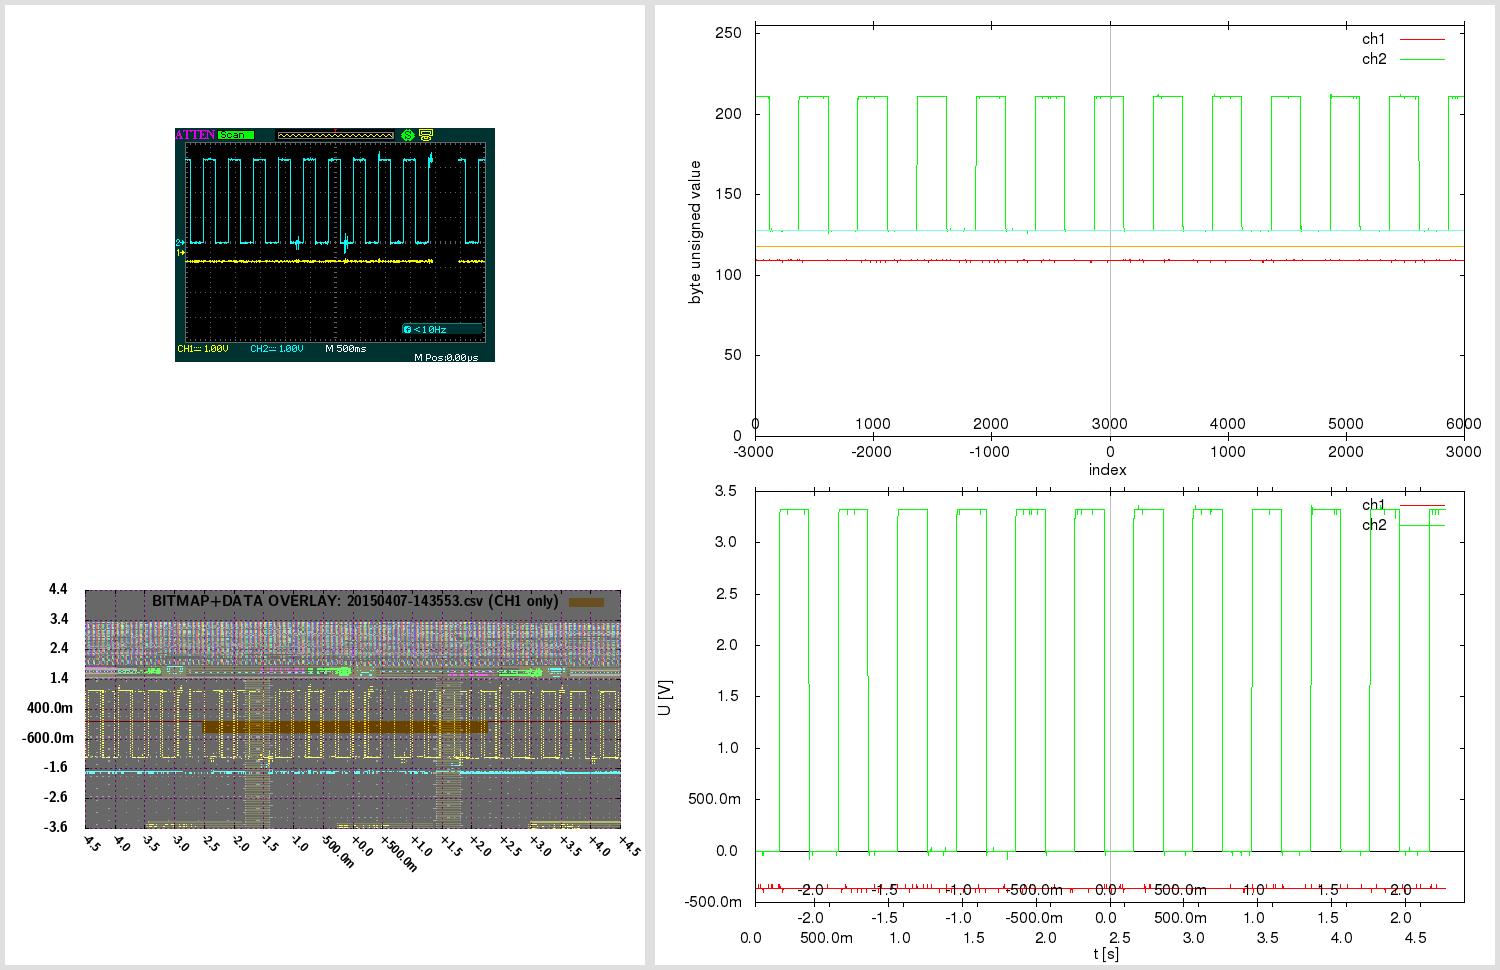

Reproduce this figure in gnuplot.

# 20150407-143553.gnuplot [generated by /home/warreee/attenload/adsparse-wave.pl]
# single gnuplot file, with two potentially independent scripts
# generates three plots: one based on integer, other based on real (SI) values
# and one bitmap overlay - and then montages them using ImageMagick

# attengrab .csv can just be centered (over t)
# -> the x=0 (t=0) will correspond to scope center
# (but .DAV/.CSV will also need extra sample alignment)

# in Linux, to see available fonts, do:
# fc-list --verbose | grep 'fullname:' | less
# the two fonts used here:
# LMSansDemiCond10-Regular or "Latin Modern Sans Demi Cond"; and Helvetica
# Helvetica doesn't even get reported on my system:
# $ fc-list --verbose | grep 'fullname:' | grep -i 'Helvetica\|Demi Cond'
#	fullname: "LM Sans Demi Cond 10 Regular"(s) "LMSansDemiCond10-Regular"(s)


print "Gnuplotting..."

## "master settings" (shared between both parts of script)

# line color - specified by linestyles
set style line 1 linetype 1 linecolor rgb "red"
set style line 2 linetype 1 linecolor rgb "green"
set style line 3 linetype 1 linecolor rgb "orange"
set style line 4 linetype 1 linecolor rgb "aquamarine"
set style line 5 linetype -1 linecolor rgb "black"
set style line 6 linetype -1 linecolor rgb "gray"
set style line 7 linetype 1 linecolor rgb "blue"


# VARIABLES ########### ########### ###########

fnbase="20150407-143553"
fn_bmp = fnbase . ".bmp"
fn_pngr = fnbase . "_r.png"
fn_pngi = fnbase . "_i.png"
fn_pngov = fnbase . "_ov.png"
fn_pngt = fnbase . "_tmp.png"
fn_pngo = fnbase . ".png"

# scope screen(shot) properties
tdiv = 0.5          # T/DIV (50e-9)
toffs = 0        # time offset (scope) (200e-9)
vdiv1 = 1        # V/DIV CH1 (500e-3)
vdiv2 = 1         # V/DIV CH2 (50e-3)
voffs1 = -0.4         # volt offset CH1 (-1.5)
voffs2 = 0       # volt offset CH2 (100e-3)
sampintp  = 0.0008    # (500e-12)
sampintf  = 1/sampintp
sratacqf  = 5000      # (250e6)
sratacqp  = 1/sratacqf
#osf = 1.00    # oversample factor (multiplies .CSV and .DAV time domain) # unused here
adsFactor = 1.28

# (edges of current capture and divisions)
scope_hdiv=18
scope_vdiv=8
# enforce floating point (see below)
scope_trange = scope_hdiv*tdiv*1.0    # (900e-9)
scope_left=toffs-(scope_trange/2)     # (-250e-9)
scope_right=toffs+(scope_trange/2)    # (650e-9)
scope_bottom=-voffs1-(scope_vdiv*vdiv1/2) # -500e-3
scope_top=-voffs1+(scope_vdiv*vdiv1/2)    # 3.5

totalch1Vspan=scope_vdiv*vdiv1
totalch2Vspan=scope_vdiv*vdiv2
ch1Vcoeff = adsFactor*totalch1Vspan/(2**8)
ch2Vcoeff = adsFactor*totalch2Vspan/(2**8)

voffs1int = voffs1/ch1Vcoeff  # -10
voffs2int = voffs2/ch2Vcoeff  # 0

acsv_fn = fnbase . '.csv' # '20130020-013902.csv' # from attenload tmp_wav
acsz=6000         # tmp_wav/.csv size (900)
fts=0.0008         # final timestep (sampling period)
# here scope_trange could be 18*1, with acsz 16000;
# if as integer, 18/16000 would be 0 - enforce floating point
# above enforcing scope_trange to float doesn't work,
# must again here:
tdivp = 1.0*scope_trange/acsz   # sampling rate, based on scope range and numsamples in tmp (1ns)
tdivf = 1/tdivp             # freq based on that sampling rate

# just in case - not needed usually:
triglevel=480e-3
trigholdoff=100e-9

toffsamp = toffs/fts		# 0
# time finetune offset - int (samples) (depends on range)
tfoi = -164


#### extract bitmap from .png, if .bmp not present
# was -crop 480x234+10+10; now -crop 480x234+95+128

cmdstr = 'if (! test -f "'.fn_bmp.'") ; then \
  echo -n "'.fn_bmp.' not found .. " ; \
  if [ -f "'.fn_pngo.'" ] ; then \
    echo -n "'.fn_pngo.' found - extracting" ; \
    convert -crop 480x234+95+128 "'.fn_pngo.'" "'.fn_bmp.'" ; \
  else \
    echo -n "'.fn_pngo.' not found - cannot extract" ; \
  fi ; \
else \
  echo -n "'.fn_bmp.' found - using that" ; \
fi; echo'

#print cmdstr
# note - since cmdstr above uses double quotes,
# must use single quotes for bash here!:
print system("bash -c '". cmdstr ."' 2>&1")


##################################
###### plot directly with unsigned byte data

set terminal png size 840,480
set termoption enhanced
set termoption font "Helvetica, 12"

set output fn_pngi
set datafile separator ","

# set axis label
set xlabel "index" offset 0.0,0.8
set ylabel "byte unsigned value" offset 1.0,0.0


# horizontal line as functions
zeroline(x)=128
ch1offs(x)=128+voffs1int # (-10)
ch2offs(x)=128+voffs2int # (0)

# vertical line - headless arrow
# "y" scope axis in middle:
ymI = acsz/2
set arrow from ymI,0 to ymI,255 nohead ls 5
# time offset:
toI = ymI - toffs/fts
set arrow from toI,0 to toI,255 nohead ls 6


# must use multiplot here, to have two x-axes
# and thus, must set lmargin, so both graphs match

set size 1.0,0.9      # 0.1/2 = 0.05
set bmargin 0
set lmargin 10
set yrange [0:255] # 8-bit


set multiplot

set origin 0,0.1
set xrange [0:acsz]
set xtics in
set xtics offset 0,graph 0.08
plot \
  zeroline(x) with lines notitle ls 5,\
  acsv_fn using 1:2 with lines title "ch1" ls 1, \
  "" using 1:3 with lines title "ch2" ls 2, \
  ch1offs(x) with lines notitle ls 3, \
  ch2offs(x) with lines notitle ls 4

unset arrow # if big offset, line from prev. can 'leak' in next at diff place, so reset

set origin 0,0.1
set xtics out
set xtics offset 0,graph 0.02
set xrange [-acsz/2:acsz/2-1]
#set xtics nomirror 500
set noytics
set noylabel
unset xlabel # set xlabel ""
set border 1
plot 0 notitle

set nomultiplot


### reset previous settings
#unset border # no work for default
set border    # Draw default borders:
set ytics
unset yrange


##################################
###### plot with converted real SI units

# reset # resets set style line!

set terminal png size 840,480
set termoption enhanced
set termoption font "Helvetica, 12"

set output fn_pngr
set datafile separator ","

# set axis label
set xlabel "t [s]" offset 0.0,0.1
set ylabel "U [V]" offset 1.0,0.0

# axis tics format
set format y "%.1s%c"
set format x "%.1s%c"


# horizontal line as functions
zerolineR(x)=0
# don't show real offsets; they could be way off depending on V/DIV
#ch1offsR(x)=0+(-0.4)
#ch2offsR(x)=0+(0)

# "y" scope axis in middle (the +1 added to ymI so it snaps at 0):
ymR=(ymI+1)*fts
set arrow from ymR,graph 0 to ymR,graph 1 nohead ls 5
# time offset:
toR=toI*fts
set arrow from toR,graph 0 to toR,graph 1 nohead ls 6
# indicate scope range here too
set arrow from scope_left+toR,graph 0 to scope_left+toR,graph 1 nohead ls 7
set arrow from scope_right+toR,graph 0 to scope_right+toR,graph 1 nohead ls 7


# must use multiplot here, to have two x-axes
# and thus, must set lmargin, so both graphs match

set size 1.0,0.9      # 0.1/2 = 0.05
set bmargin 0
set lmargin 10
set yrange [] writeback # since we don't set explicity, must save autorange
set autoscale y

set multiplot

set origin 0,0.13
set xrange [0:acsz*fts]
set xtics out
set xtics offset 0,graph -0.03
plot \
  zerolineR(x) with lines notitle ls 5,\
  acsv_fn using ($4+tfoi*fts):5 with lines title "ch1" ls 1, \
  "" using ($4+tfoi*fts):6 with lines title "ch2" ls 2

set yrange restore # this saves the found yrange after `plot`
unset arrow # if big offset, line from prev. can 'leak' in next at diff place, so reset

set origin 0,0.13
set xtics out
set xtics offset 0,graph 0.02
set xrange [(-acsz/2)*fts:(acsz/2-1)*fts]
set noytics
set noylabel
unset xlabel # set xlabel ""
set border 1
plot GPVAL_Y_MIN notitle

set origin 0,0.13
set xtics in
set xtics offset 0,graph 0.08
# wrong to put xrange [scope_left:scope_right] here;
# as [scope_left:scope_right] could be a snippet,
# and this graph shows entire capture!
# simply move the previous scale for toffset
toRR=(acsz/2.)*fts-toR
set xrange [(-acsz/2)*fts+toRR:(acsz/2-1)*fts+toRR]
set noytics
set noylabel
unset xlabel # set xlabel ""
set border 1
plot GPVAL_Y_MIN notitle

set nomultiplot


##################################
###### plot with bitmap and data overlay

# here 840,480 remains as output png size,
# even if not set explicitly; also, make
# the height smaller - so can have gravity North in montage

set terminal png truecolor size 640,305 # size 840,480
set termoption enhanced
myfont="LMSansDemiCond10-Regular"   # LMSansDemiCond10-Regular or "Latin Modern Sans Demi Cond"
# cannot do concatenation direct in termoption line, so in separate string
myfontb="".myfont.", 12"
set termoption font myfontb

set output fn_pngov
set datafile separator ","


set autoscale
unset xtics
unset ytics
unset border
unset arrow # delete all arrows
unset object # (hopefully) delete objects?

set xrange [scope_left:scope_right]
xticstep=(scope_right-scope_left)/scope_hdiv
set xtics in scope_left,xticstep,scope_right scale 1
set yrange [scope_bottom:scope_top]
yticstep=(scope_top-scope_bottom)/scope_vdiv
set ytics in scope_bottom,yticstep,scope_top scale 1
set grid xtics ytics back linecolor rgb "magenta"
# right is only gnuplot 4.6 - without it ok w/ 4.4
#set xtics rotate by -45 offset 2.5,-1.50 right format "%+.1s%c" font myfont.',10'
set xtics rotate by -45 offset 0.0,0.0 format "%+.1s%c" font myfont.',10'
set key noenhanced

# dimensions of scope screenshot bitmap
bmp_w=480
bmp_h=234

# alpha bmp transparency [0:255]
bmp_alpha = 150
# boxes fillstyle transparent solid 0.10
box_transp = (1.-(acsz/16384.))*0.9 + 0.10

# plot string for data in transparent bitmap:
plot1au = "(($0-acsz/2.+tfoi)*fts+toffs):($5)"

# bmp_w=480 bmp_h=234 ; inside 451x201+15+14
# on plot: scope_left:scope_right and scope_bottom:scope_top!
# (so toffset is built in!)

bdx = scope_trange/(451.0-1)  # [s/pixel] /451: 1.99557e-09 vs 2.000e-9 manually
bdy = totalch1Vspan/(201.0-1) # [V/pixel] /201: 0.0199005 vs 0.02005 manually
bofx = -((scope_trange/2.0)-toffs+(15.0+0)*bdx) #-15.0*bdx # -2.8e-7
bofy = -((totalch1Vspan/2.0)+voffs1+(14.0+5)*bdy) #-14.0*bdy # -0.88

# seems `boxes fillstyle transparent solid 0.40` makes some seethroughs
# or something with bmp alpha overlay; but even without, all the same?
# because the red + blue (somehow inverted) creates a gray.. better green or orange

_plot_str = "zerolineR(x) with lines notitle ls 1,\
acsv_fn \
  using ".plot1au." with boxes fillstyle transparent solid box_transp noborder linestyle 3\
  title 'BITMAP+DATA OVERLAY: '.acsv_fn.' (CH1 only)',\
fn_bmp \
  binary array=(bmp_w,bmp_h) skip=54 format='%uchar' \
  dx=bdx dy=bdy origin=(bofx,bofy) \
  using 1:2:3:(bmp_alpha) \
  with rgbalpha t ''"

# seems actual plot in screenshot bitmap (480 × 234)
#  is at: 451x201+15+14; aspect ratio 201/451 = 0.445676
set size ratio 0.445676

eval("plot " . _plot_str)




##################################
###### montage commands

# used to be in attengrab; now here
# call ImageMagick montage via system
# and montage in `gnuplot` (easier to separate)

print "Montaging images..."
# this works in ImageMagick 6.6.2-6, but not in 6.5.7-8
#      '.fn_pngov.' -gravity Center -extent x480  \#
# must spec -extent 640x480 for 6.5

cmdstr = 'montage \
  <(montage \
    <(convert \
      '.fn_bmp.' -gravity Center -crop 640x480-10+0! -flatten  \
      bmp:-) \
    <(convert \
      '.fn_pngov.' -gravity Center -extent 640x480  \
      bmp:-) \
  -tile 1x -geometry +0+0  \
  bmp:-) \
  <(montage \
    '.fn_pngi.' \
    '.fn_pngr.' \
  -tile 1x -geometry +0+0  \
  bmp:-) \
-geometry +0+0 -border 5 \
'.fn_pngo

print cmdstr
print system('bash -c "'. cmdstr .'" 2>&1')

print "Deleting temp files ..."

delcmd = "rm"

# leave the bitmap for now
# actually, let attengrab handle it - since
# it may need to be re-taken!
# #cmdstr = delcmd ." ". fn_bmp
# #print cmdstr . "  " . system(cmdstr . " 2>&1")

cmdstr = delcmd ." ". fn_pngr
print cmdstr . "  " . system(cmdstr . " 2>&1")

cmdstr = delcmd ." ". fn_pngi
print cmdstr . "  " . system(cmdstr . " 2>&1")

cmdstr = delcmd ." ". fn_pngov
print cmdstr . "  " . system(cmdstr . " 2>&1")




# note:
# set terminal png size 840,480 # size defaults to 640x480 px
# set terminal pdf size 10,3 # size defaults to 5x3 in
# enhanced text: set termoption enhanced

# vertical line - headless arrow
# need ymin and ymax; gnuplot gives them only after plot -
# - and even then they do not correspond to end ticks
# - and even then, cannot get the arrow to show, after the second `plot`
# .. nor can I edit it anyhow; it must run before the first `plot`
# so instead of that, position y coordinates relative to graph (0 to 1)
#set arrow 1 from graph 0.5,0 to graph 0.5,1 nohead ls 5

# in multiplot, yrange should be after the size command
# note: xrange could be 2250 or 450
# so leave it to autoscale here? will be accurate since it's integer index...
# now set explicitly by script # below in multiplot

# axis tics format
# for engineering notation - 'help format specifiers':
# "A 'scientific' power is one such that the exponent is a multiple of three."

# print "Montaging images..."

# "The 'tile' size is then set to the largest dimentions
# of all the resized images, and the size actually specified."
# "by removing the 'size' component, non of the images will
# be resized, and the 'tile' size will be set to the largest
# dimensions of all the images given"
# not so simple: http://unix.stackexchange.com/questions/4046/
# can be done in one command with bash subprocess pipes (bash only)
# was: .fn_bmp.' -gravity NorthWest ; fn_pngov.' -gravity North
# can pad with -gravity Center -extent 640x480;
# but also with crop! -flatten - there have offset too!
# -geometry +2+2 can also mess up the last -border 5 !

# bmp scale worked for:
# bmp_w=480 bmp_h=234 ; inside 451x201+15+14
# tdiv = 5e-08,  toffs = 2e-07,  vdiv1 = 0.5,   voffs1 = -1.5,
# dx=2.000e-9 dy=0.02005 origin=(-2.8e-7,-0.88) for
# tspan = 18*tdiv = 18*5e-08 = 9e-07s
# vspan1 = 8*vdiv1 = 8*0.5 = 4V
# tspan/451 = 9e-07/451 = 1.99557e-09 s/pixel
# vspan1/201 = 4/201 = 0.0199005 V/pixel
# bdx=tspan/(451-1) = '9e-07/(451-1)' = 2e-09
# bdy=vspan1/(201-1) = '4/(201-1)' = 0.02
# 15*bdx = 15*2e-9 = 3e-08
# 14*bdy = 14*0.02 = 0.28
# 15*1.99557e-09 = 2.99335e-08
# 14*0.0199005 = 0.278607
